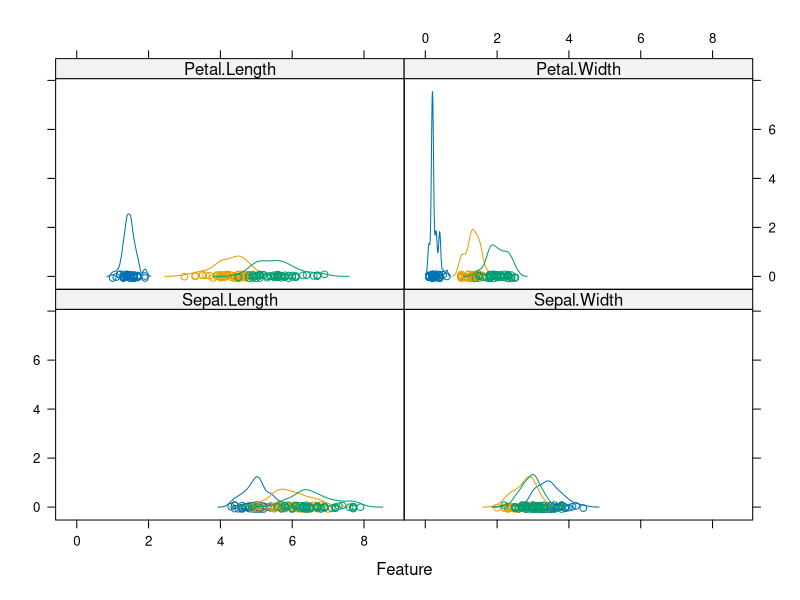

Source code (R): (Note: this script raises an error after producing the figure.)
## ---- chunk 1
library(data.table)
## ---- chunk 2
dtIris <- as.data.table(iris)
## ---- chunk 3
library(caret)
summary(dtIris)
sapply(dtIris, class)
summary(dtIris[,Species])
featurePlot(dtIris[,1:4],dtIris[,Species],"density")
## ---- chunk 4
#split into train test sets. 
set.seed(100)
trainingindices <- sample(seq(1:nrow(dtIris)),0.8*nrow(dtIris))
dtTrainIris <- dtIris[trainingindices,]
dtTestIris <- dtIris[-trainingindices,]
## ---- chunk 5
library(caret)
fClassificationModels <- function(modelFormula,dtTrain,trainConfig,evalMetrics,modelList) {
 AllModels <- lapply(modelList, function(x) {
    SpecificModel <- train(modelFormula,
                           data = dtTrain,
                           method = x,
                           trControl = trainConfig,
                           metric = evalMetrics)
    return(SpecificModel)
  })
  return(AllModels)
}

AllIrisModels <- fClassificationModels(modelFormula = Species~.,
                                       dtTrain = dtTrainIris,
                                       trainConfig = trainControl(method = "cv",number = 10),
                                       evalMetrics = "Accuracy",
                                       modelList = c("rpart","rf","nb","knn","lda","svmRadial"))
## ---- chunk 6
AllModelsSummary <- resamples(list(
  DecisionTree = AllIrisModels[[1]],
  RandomForest = AllIrisModels[[2]],
  NaiveBayes = AllIrisModels[[3]],
  knn = AllIrisModels[[4]],
  LDA = AllIrisModels[[5]],
  svmRadial = AllIrisModels[[6]]
))

dotplot(AllModelsSummary)
summary(AllModelsSummary)
## ---- chunk 7
#LDA looks best
predictIris <- predict(AllIrisModels[[5]],
                           dtTestIris)

confusionMatrix(predictIris,dtTestIris[,Species])
